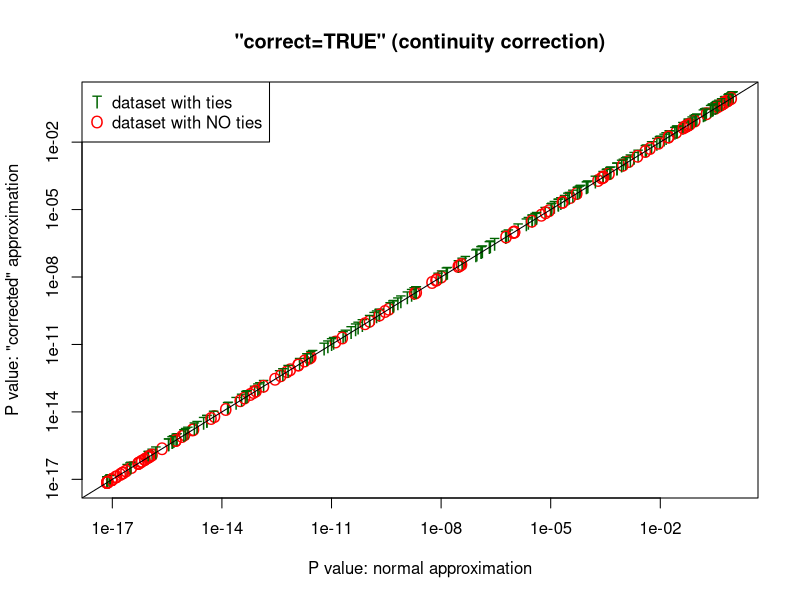
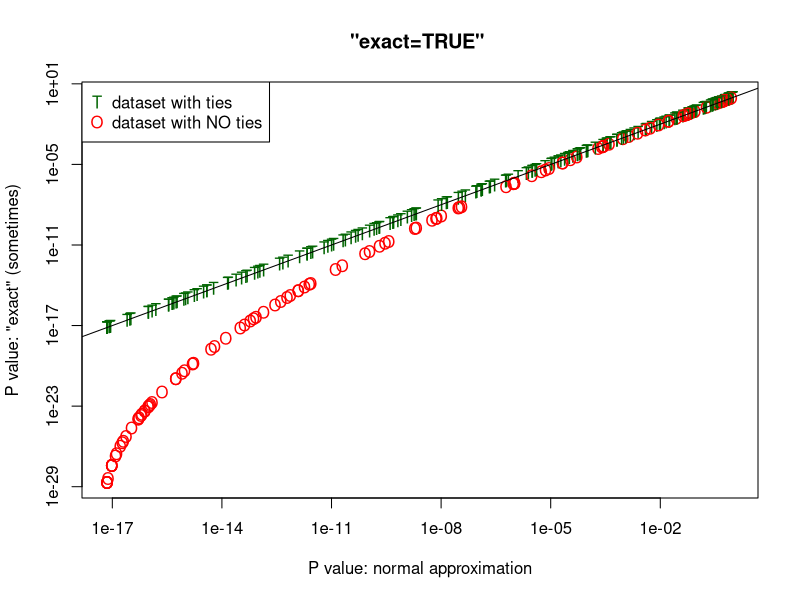
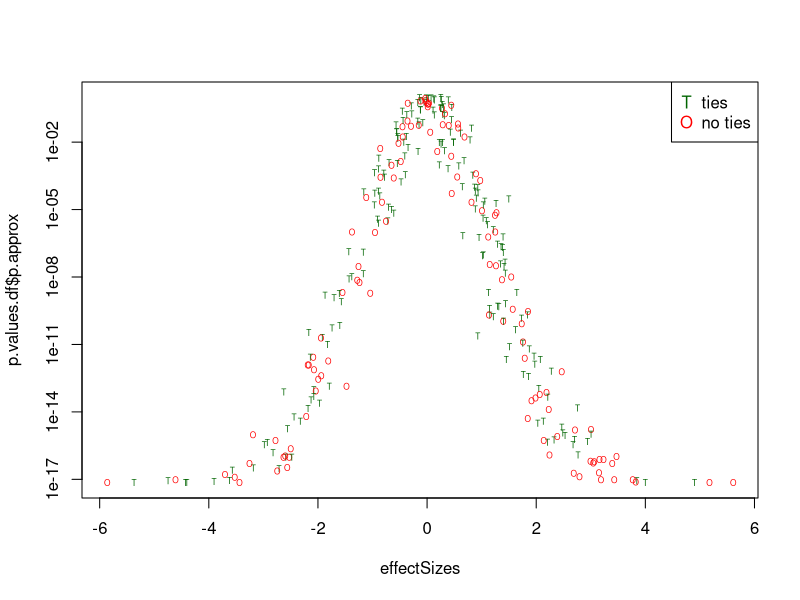
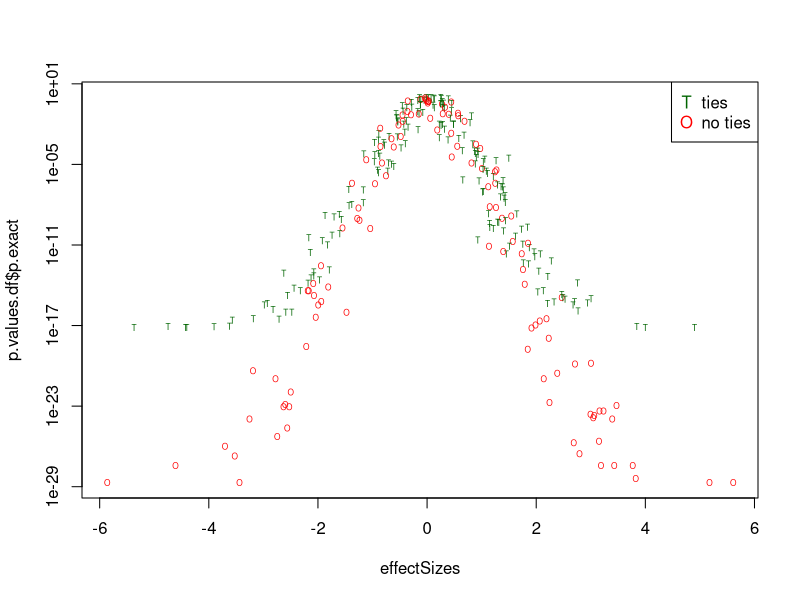

The R source for these figures, in order:
## ---- chunk 1
knitr::opts_chunk$set(echo = TRUE)
## ---- chunk 2
sampleSize = 100
nFeatures = 300
DIGITS = 3
## ---- chunk 3
outcomeClass = rbinom(sampleSize, 1, 1/2)
effectSizes = rnorm(nFeatures) * 2
## ---- chunk 4
do.wilcoxes = function(Xrounded) {
  X0 <- Xrounded[outcomeClass==0]
  X1 <- Xrounded[outcomeClass==1]
  data.frame(p.approx = wilcox.test(X0, X1)$p.value,
             p.correct = wilcox.test(X0, X1, correct=T)$p.value,
             p.exact = wilcox.test(X0, X1, exact=T)$p.value,
             anyTied = length(unique(Xrounded)) < sampleSize 
                  # not all unique.
   )
}
#options.saved = options(warn=-1)
p.values.list = lapply(effectSizes, function(effSize){
  X = rnorm(sampleSize) + effSize*outcomeClass
  Xrounded <<- round(X, digits=DIGITS)
  do.wilcoxes(Xrounded)
 }
)
#options(options.saved)
## ---- chunk 5
library(plyr)
p.values.df = ldply(p.values.list)
table(p.values.df$anyTied)

## ---- chunk 6
colors = c("red","darkgreen")[p.values.df$anyTied+1]  
cex = c(1,1)[p.values.df$anyTied+1]  
pch = c("O", "T")[p.values.df$anyTied+1]  
with(p.values.df, {
    plot(p.approx, p.correct, log="xy", col=colors, pch=pch, cex=cex, 
         xlab="P value: normal approximation", 
         ylab="P value: \"corrected\" approximation")
    abline(a=0,b=1)
    title('"correct=TRUE" (continuity correction)')
  legend(x = 'topleft', legend=c('dataset with ties', 'dataset with NO ties'), pch=c('T', 'O'), col=c('darkgreen', 'red'))
}

)
## ---- chunk 7
with(p.values.df, {
    plot(p.approx,p.exact, log="xy", col=colors, pch=pch, cex=cex,
         xlab="P value: normal approximation", 
         ylab="P value: \"exact\" (sometimes)")
    abline(a=0,b=1)
    title('"exact=TRUE" ')
    legend(x = 'topleft', legend=c('dataset with ties', 
                                   'dataset with NO ties'),
           pch=c('T', 'O'), col=c('darkgreen', 'red'))

  }
)
## ---- chunk 8
plot(effectSizes, p.values.df$p.approx, pch = pch, cex=1/2, col = colors, log='y')
legend(x = 'topright', legend=c('ties', 'no ties'), pch=c('T', 'O'), col=c('darkgreen', 'red'))
## ---- chunk 9
plot(effectSizes, p.values.df$p.exact, pch = pch, cex=1/2, col = colors, log='y')
legend(x = 'topright', legend=c('ties', 'no ties'), pch=c('T', 'O'), col=c('darkgreen', 'red'))

## ---- chunk 10
effSize = 2

## ---- chunk 11
X = rnorm(sampleSize) + effSize*outcomeClass
X[2] = X[1] + 0.0001   #almost a tie
do.wilcoxes(X)
## ---- chunk 12
t(
  sapply(6:0, function(digits) {
    c(digits=digits, do.wilcoxes(round(X, digits=digits)))
    }
    )
)
## ---- chunk 13
Xrounded3 = round(X, digits=3)
do.wilcoxes(Xrounded3)
which(duplicated(Xrounded3))
ties = which(duplicated(Xrounded3))
Xbrokentie = Xrounded3
Xbrokentie[ties] = Xbrokentie[ties] + 1e-7
do.wilcoxes(Xbrokentie)
## ---- chunk 14
system.time(for(i in 1:20)do.wilcoxes(Xrounded3))
system.time(for(i in 1:20)do.wilcoxes(Xbrokentie))
